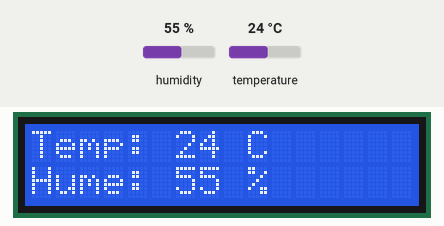
Simulated run of this sketch. Board: Arduino Uno, built with avr-gcc and run on an emulated ATmega328P. Shown: 16×2 character LCD. Inputs (shaded band) come from the test bench; at power-on: humidity 55 %, temperature 24 °C.

Above: at 1.2 s.
1.3 s: humidity set to 22 %
At 2.5 s:
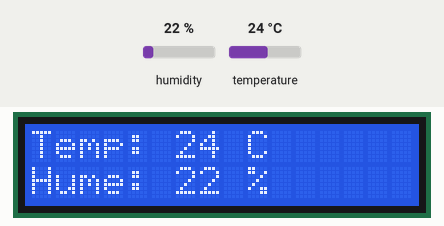
3.1 s: temperature set to 12 °C
At 4.0 s:
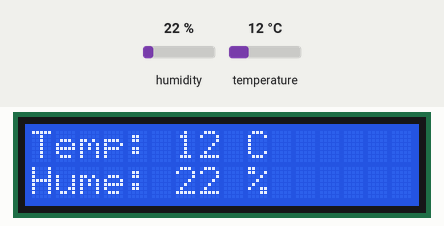
6.6 s: humidity set to 40 %
At 7.8 s:
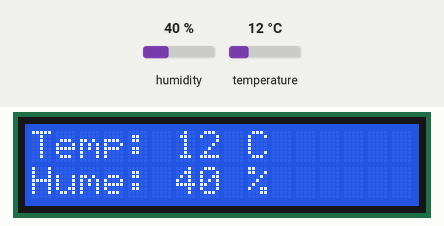
8.2 s: temperature set to 19 °C
At 9.2 s:
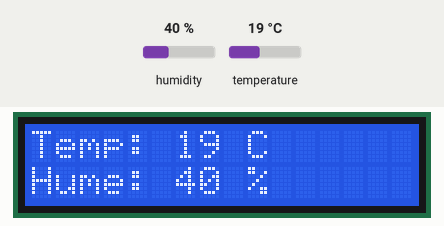
Timing chart, 0 to 10.7 s (numbered marks = the images above; inputs shaded):
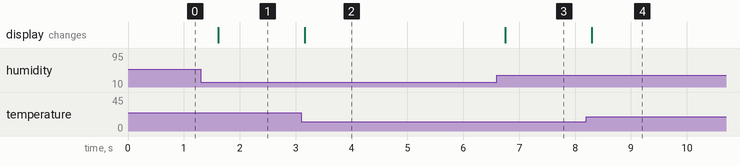

The sketch:

sensores1.ino
```cpp
#include <LiquidCrystal.h>
#include <DHT22.h>
#define DHT22_PIN 2
int tem=0;
int hum=0;
int val=0;
int ledPin = 13;
DHT22 myDHT22(DHT22_PIN);
LiquidCrystal lcd(3, 5, 6, 7, 8, 9);

void setup() {
  Serial.begin(19200);
  lcd.begin(16, 2);
}

void loop() {
  val = Serial.read();
  DHT22_ERROR_t errorCode;
  errorCode = myDHT22.readData();
  if(errorCode==DHT_ERROR_NONE){
    tem=myDHT22.getTemperatureC();
    hum=myDHT22.getHumidity();
    pantalla();
    delay(500);
  }else{
     //Serial.println("Error");
  }
  if (val !=-1){
    if(val=='1'){
       Serial.println(tem);
     }else if(val=='2'){
       Serial.println(hum);
    }else if(val=='3'){
      //Serial.println(t2);
    }
  }
}

void pantalla(){
  lcd.setCursor(0, 0);
  lcd.print("Temp: ");
  lcd.print(tem);
  lcd.print(" C");
  lcd.setCursor(0, 1);
  lcd.print("Hume: ");
  lcd.print(hum);
  lcd.println(" %");
}
```

Measured:
- after the input at 1.3 s, the display: changes after 0.32 s (image 1)
- after the input at 3.1 s, the display: changes after 0.06 s (image 2)
- after the input at 6.6 s, the display: changes after 0.15 s (image 3)
- after the input at 8.2 s, the display: changes after 0.10 s (image 4)
